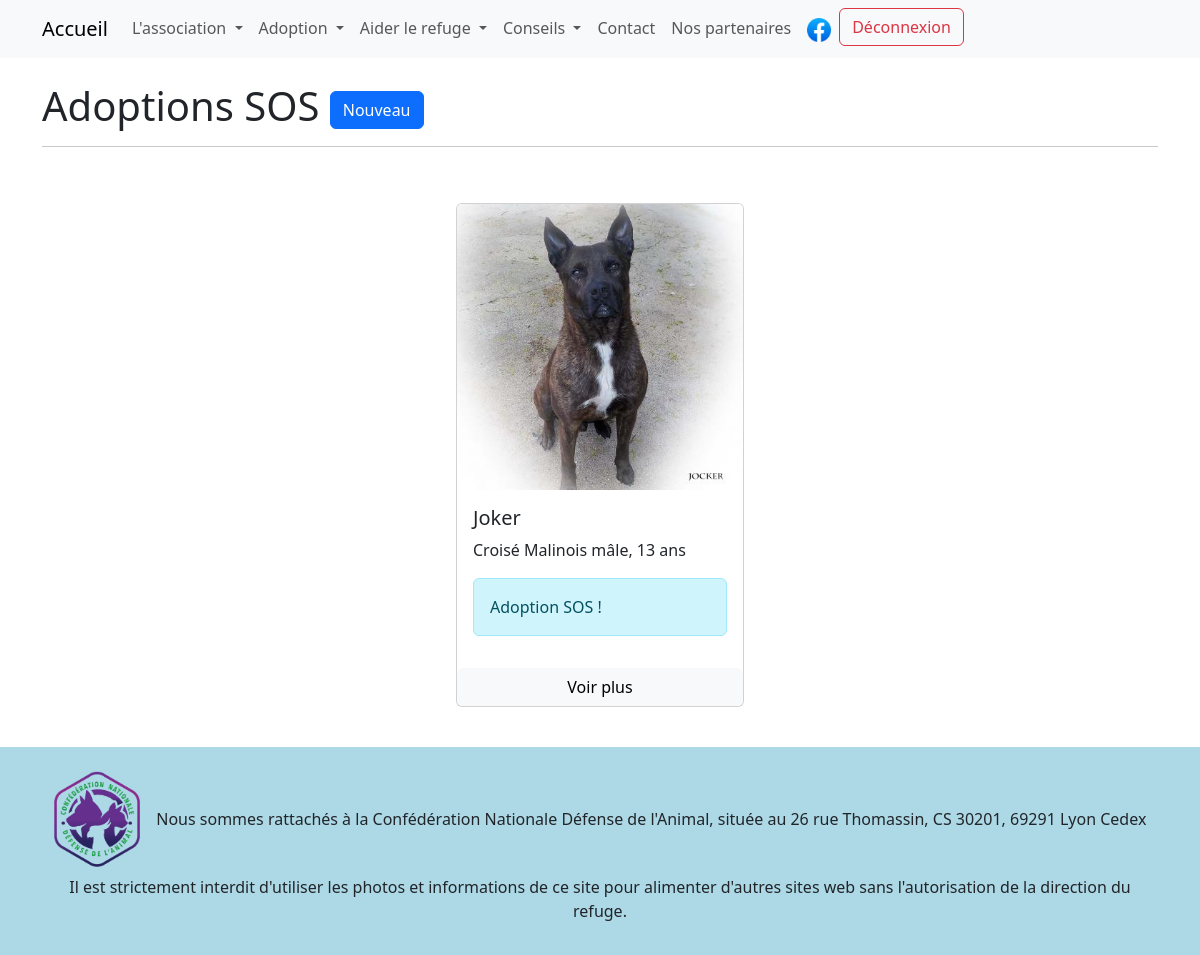
/adoptions-sos.php (signed in), run on the app's committed database.
### tables this page shows
CREATE TABLE `animals` (
  `id` int NOT NULL,
  `name` varchar(255) NOT NULL,
  `animal_type` varchar(255) NOT NULL,
  `animal_race` varchar(255) DEFAULT NULL,
  `mfi` tinyint UNSIGNED NOT NULL,
  `birthdate` date DEFAULT NULL,
  `file_name` varchar(255) NOT NULL,
  `description` blob NOT NULL,
  `maison` varchar(255) DEFAULT NULL,
  `appartement` varchar(255) DEFAULT NULL,
  `enfants` varchar(255) DEFAULT NULL,
  `chiens` varchar(255) DEFAULT NULL,
  `chats` varchar(255) DEFAULT NULL,
  `categorie` varchar(255) DEFAULT NULL,
  `adoption_sos` tinyint DEFAULT NULL
);

### adoptions-sos.php (the view, shortened to what this page needs)
<?php
require('appelEtPost/dbconnect.php');
$sos = $bdd->query("SELECT animals.id, animals.name, animals.animal_race, animals.mfi, animals.file_name, animals.birthdate, animals.adoption_sos FROM animals WHERE animals.adoption_sos = 1 ");
$donneesSOS = $sos->fetchall(PDO::FETCH_ASSOC);
?>
<!DOCTYPE html>
<html lang="en">
<head>
<?php require('commun/header.php'); ?>
    <main>
        <div class="container">
        <h1>Adoptions SOS<?php if (isset($_SESSION['check']) && $_SESSION['check'] == "log") {echo(' <a href="new-animal.php" class="btn btn-primary">Nouveau</a>');}?></h1><hr><br>
        <?php if ($donneesSOS) { ?>
            <div class="conteneur-de-cartes">
                <?php foreach ($donneesSOS as $donneeSOS) { ?>
                    <div class="card" style="width: 18rem;">
                        <img src="medias/images/photos_animaux/<?=$donneeSOS['file_name']?>" class="card-img-top" alt="photo <?=$donneeSOS['file_name']?>">
                        <div class="card-body">
                            <h5 class="card-title"><?=$donneeSOS['name']?></h5>
                            <p class="card-text">
                                <?php
                                $infosSOS = "";
                                if ($donneeSOS['animal_race']) {$infosSOS = $infosSOS.$donneeSOS['animal_race']." "; };
                                if ($donneeSOS['mfi'] == 1) {$infosSOS =$infosSOS.'mâle';} elseif ($donneeSOS['mfi'] == 2) {$infosSOS =$infosSOS.'femelle';};
                                $birthdate = new DateTime($donneeSOS['birthdate']);
                                $datetime = new DateTime();
                                $dateDiff = $birthdate->diff($datetime);
                                if ($dateDiff->y >= 1) {
                                    $infosSOS =$infosSOS.", ".$dateDiff->y." ans";
                                } elseif ($dateDiff->y == 1) {
                                    $infosSOS =$infosSOS.", 1 an";
                                } else {
                                    $infosSOS =$infosSOS.", ".$dateDiff->m." mois";
                                };
                                echo(ucfirst($infosSOS));
                                if ($donneeSOS['adoption_sos']) {
                                    echo('<div class="alert alert-info" role="alert">Adoption SOS !</div>');
                                }
                                ?>
                            </p>
                        </div>
                        <a href="details-animal.php?id=<?=$donneeSOS['id']?>" class="btn btn-light">Voir plus</a>
                    </div>
                <?php } ?>
            </div>
        <?php } else { echo("Il n'y a aucun chat disponible à l'adoption actuellement."); } ?>
        </div>
    </main>
<?php require('commun/footer.php'); ?>

### css/style.css (style rules this page uses)
main { min-height: 69svh; }
h3, p { word-wrap:break-word; hyphens: auto; }
.conteneur-de-cartes { display: flex; justify-content: space-evenly; flex-wrap: wrap; }
.card { margin: 1em 0; }

### data on the page
animals: file_name (picture), name "Joker", birthdate "Croisé Malinois mâle, 13 ans", adoption_sos "Adoption SOS !"
